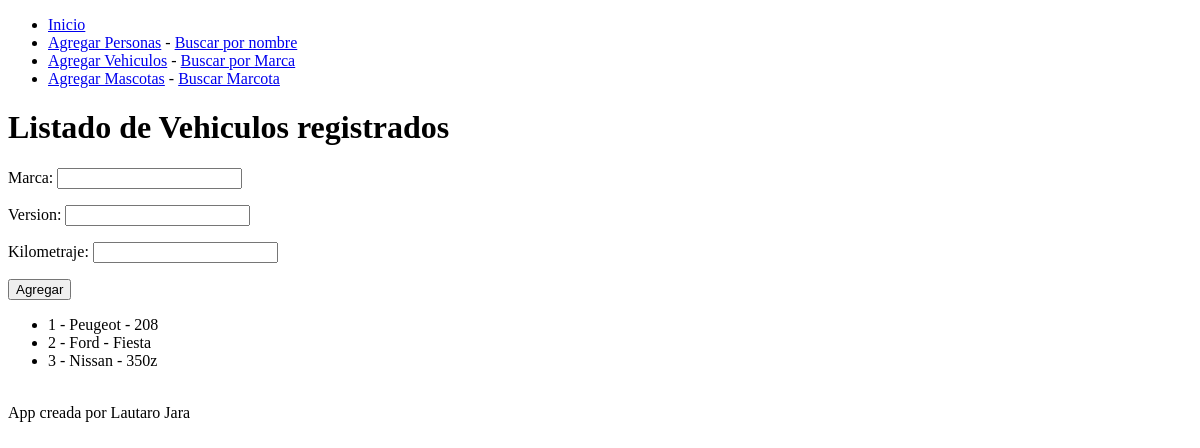
/vehiculos/, run on an earlier commit of the app's database.
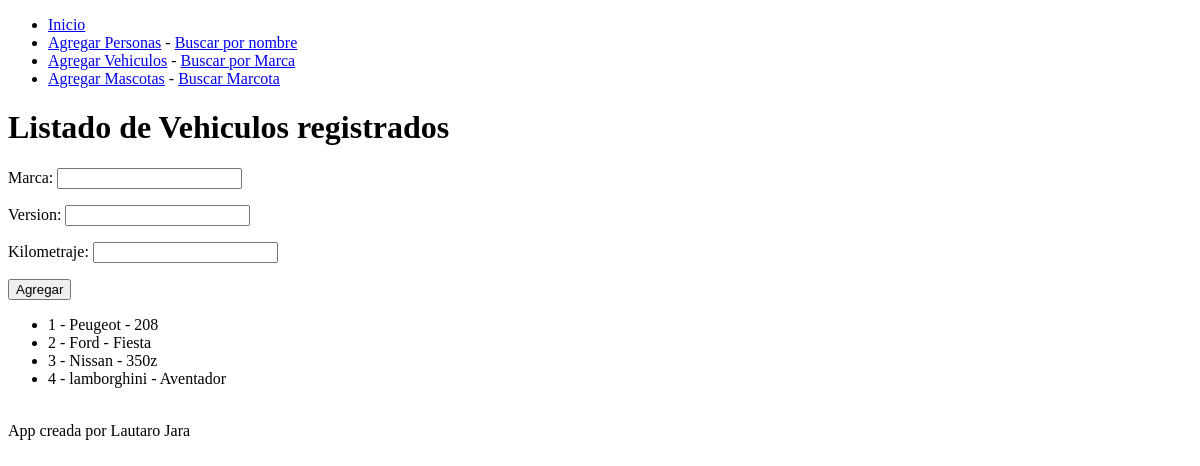
And on a later commit of the database.
### herencia_HTML/models.py (models this page shows)
class Vehiculo(models.Model):
    marca = models.TextField(max_length=50)
    version = models.TextField(max_length=50)
    kilometraje = models.TextField(max_length=10)
    def __str__(self):
        return f"\t{self.id} -\t{self.marca} -\t{self.version}"

### herencia_HTML/views.py (the view)
# urls.py: path('vehiculos/', mostrar_vehiculo, name="vehiculos"),
def mostrar_vehiculo(request):
    vehiculo = Vehiculo.objects.all()
    return render(request, "herencia_HTML/vehiculo.html", {"Vehiculos": vehiculo, "Formulario": VehiculoForm()})

### herencia_HTML/forms.py
class VehiculoForm(forms.Form):
    marca = forms.CharField(max_length=50)
    version = forms.CharField(max_length=50)
    kilometraje = forms.CharField(max_length=10)

### herencia_HTML/templates/herencia_HTML/vehiculo.html (shortened to what this page needs)
{% extends 'herencia_HTML/base.html' %}
{% block titulo %} Listado de Vehiculos registrados {% endblock %}
{% block contenido %}
<form action="{% url 'vehiculos-crear' %}" method="POST">
    {{Formulario.as_p}}
    <input type="submit" value="Agregar">
</form>
<ul>
    {% for vehiculo in Vehiculos %}
        <li>{{vehiculo}}</li>
    {% endfor %}
</ul>
<br>
{% endblock %}

What changed in the data, as far as the page shows it:
added Vehiculo: id+marca+version "4 - lamborghini - Aventador"
